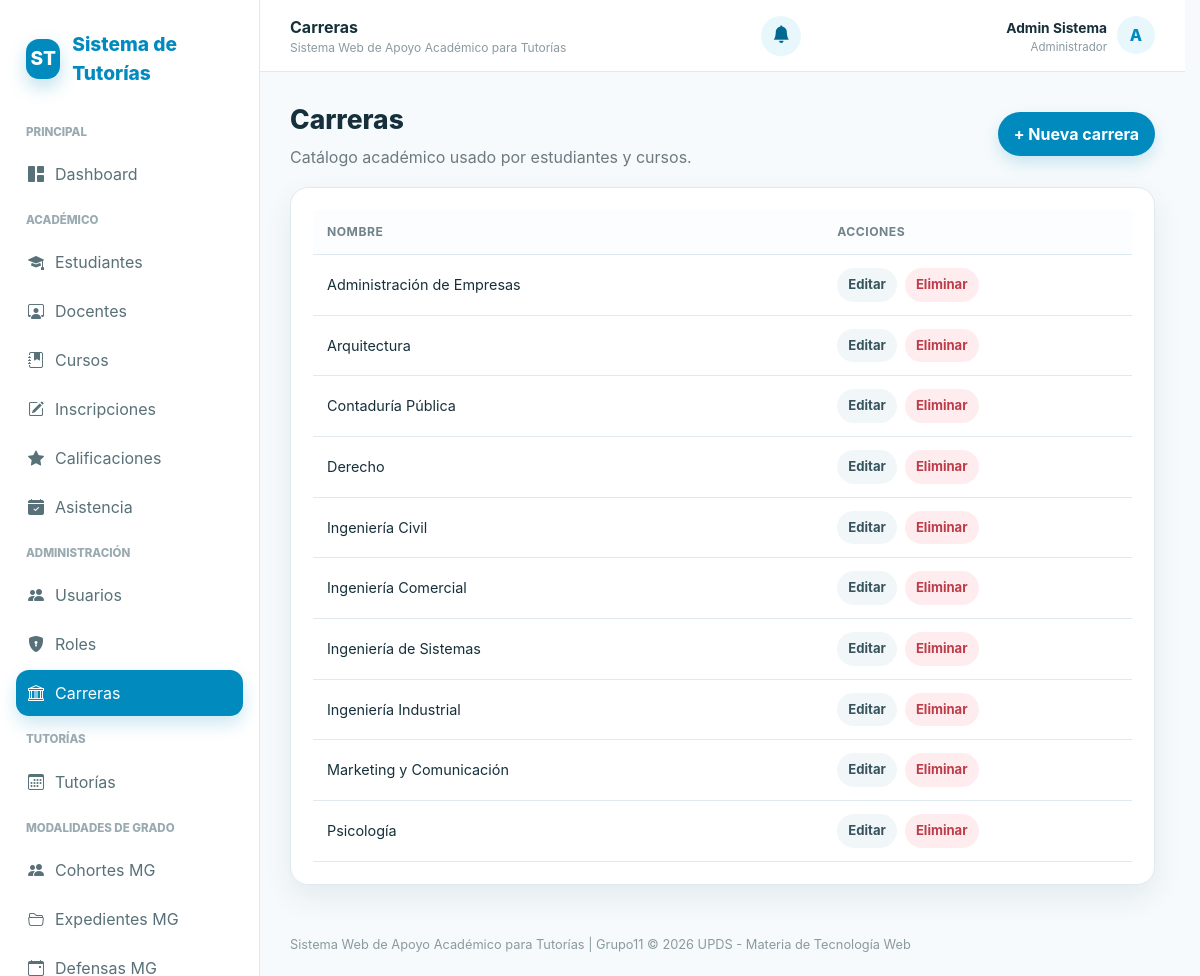
Screenshot of /controllers/carreras.php (signed in) with the database file from the repository.
### tables this page shows
CREATE TABLE carreras (
    id_carrera INT AUTO_INCREMENT PRIMARY KEY,
    nombre_carrera VARCHAR(150) NOT NULL UNIQUE
);

### controllers/carreras.php (called while the page is built, shortened)
<?php
require_once __DIR__.'/../config/conexion.php'; require_once __DIR__.'/../includes/seguridad.php'; require_role(['administrador']); require_once __DIR__.'/../models/CarreraModel.php';
$m=new CarreraModel($pdo);$id=(int)($_GET['id']??0);$accion=$_GET['accion']??'listar';$formError=null;
$registro=$id?$m->obtenerPorId($id):null;if($_SERVER['REQUEST_METHOD']==='POST'&&$formError)$registro=array_merge($registro??[],$_POST);$registros=$m->obtenerTodas();$tituloPagina='Carreras';require __DIR__.'/../views/carreras/index.php';

### models/CarreraModel.php (called while the page is built)
<?php class CarreraModel {private PDO $pdo;function __construct(PDO $pdo){$this->pdo=$pdo;}function obtenerTodas(){return $this->pdo->query('SELECT * FROM carreras ORDER BY nombre_carrera')->fetchAll();}function crear($d){$s=$this->pdo->prepare('INSERT INTO carreras(nombre_carrera) VALUES(?)');return $s->execute([$d['nombre_carrera']]);}function obtenerPorId($id){$s=$this->pdo->prepare('SELECT * FROM carreras WHERE id_carrera=?');$s->execute([$id]);return $s->fetch();}function editar($id,$d){$s=$this->pdo->prepare('UPDATE carreras SET nombre_carrera=? WHERE id_carrera=?');return $s->execute([$d['nombre_carrera'],$id]);}function eliminar($id){$s=$this->pdo->prepare('DELETE FROM carreras WHERE id_carrera=?');return $s->execute([$id]);}}

### includes/seguridad.php (called while the page is built, shortened)
<?php
function e($v): string { return htmlspecialchars((string) $v, ENT_QUOTES, 'UTF-8'); }

### views/carreras/index.php (the view, shortened to what this page needs)
<?php include __DIR__.'/../layouts/header.php';?><div class="toolbar"><div><h1 class="page-title">Carreras</h1><p class="subtitle">Catálogo académico usado por estudiantes y cursos.</p></div><a class="btn btn-primary" href="?accion=crear">+ Nueva carrera</a></div><div class="card"><div class="card-body"><div class="table-wrap"><table class="table"><thead><tr><th>Nombre</th><th>Acciones</th></tr></thead><tbody><?php foreach($registros as $r):?><tr><td><?=e($r['nombre_carrera'])?></td><td><div class="actions"><a class="btn btn-light btn-sm" href="?accion=editar&id=<?=$r['id_carrera']?>">Editar</a><form method="post"><button class="btn btn-danger btn-sm" data-confirm="¿Eliminar carrera?">Eliminar</button></form></div></td></tr><?php endforeach;?></tbody></table></div></div></div><?php include __DIR__.'/../layouts/footer.php';?>

### assets/css/style.css (style rules this page uses)
:root { --primary: #018abd; --primary-dark: #01698f; --primary-light: #e8f7fc; --primary-soft: #f1fbfe; --text: #16303b; --muted: #6c7a80; --bg: #f6fafc; --card: #ffffff; --border: #dfeaf0; --success: #18824a; --success-bg: #eaf8f0; --warning: #956f00; --warning-bg: #fff7df; --danger: #bd3c49; --danger-bg: #ffecee; --shadow: 0 12px 30px rgba(0, 45, 65, 0.08); --shadow-hover: 0 12px 28px rgba(1, 138, 189, 0.18); --radius: 18px; --pill: 999px; }
* { box-sizing: border-box; }
html { scroll-behavior: smooth; }
body { margin: 0; font-family: Inter, system-ui, -apple-system, BlinkMacSystemFont, "Segoe UI", sans-serif; background: var(--bg); color: var(--text); line-height: 1.5; }
a { color: inherit; text-decoration: none; }
button, input, select, textarea { font: inherit; }
button, a, input, select, textarea { -webkit-tap-highlight-color: transparent; }
.page-title { font-size: 1.65rem; font-weight: 800; margin: 0; }
.subtitle { color: var(--muted); margin: 5px 0 0; }
.toolbar { display: flex; gap: 14px; justify-content: space-between; align-items: center; flex-wrap: wrap; margin-bottom: 18px; }
.card { background: var(--card); border: 1px solid var(--border); border-radius: var(--radius); box-shadow: var(--shadow); }
.card-body { padding: 22px; }
.btn { border: 0; border-radius: var(--pill); padding: 10px 16px; font-weight: 700; cursor: pointer; display: inline-flex; align-items: center; justify-content: center; gap: 8px; transition: transform 0.2s ease, box-shadow 0.2s ease, background 0.2s ease, color 0.2s ease; }
.btn-primary { background: var(--primary); color: #ffffff; box-shadow: 0 7px 16px rgba(1, 138, 189, 0.18); }
.btn-light { background: #f1f6f8; color: #37545e; }
.btn-danger { background: var(--danger-bg); color: var(--danger); }
.btn-sm { padding: 7px 11px; font-size: 0.82rem; }
.actions { display: flex; gap: 8px; flex-wrap: wrap; align-items: center; }
.table-wrap { overflow-x: auto; }
.table { width: 100%; border-collapse: collapse; min-width: 900px; }
.table th, .table td { padding: 13px 14px; border-bottom: 1px solid var(--border); text-align: left; font-size: 0.9rem; vertical-align: middle; }
.table th { font-size: 0.76rem; text-transform: uppercase; letter-spacing: 0.04em; color: #71838a; background: #fbfdfe; }
html { scrollbar-gutter: stable; }

### rows the page displays
carreras: nombre_carrera "Administración de Empresas"
carreras: nombre_carrera "Arquitectura"
carreras: nombre_carrera "Contaduría Pública"
carreras: nombre_carrera "Derecho"
carreras: nombre_carrera "Ingeniería Civil"
carreras: nombre_carrera "Ingeniería Comercial"
carreras: nombre_carrera "Ingeniería de Sistemas"
carreras: nombre_carrera "Ingeniería Industrial"
carreras: nombre_carrera "Marketing y Comunicación"
carreras: nombre_carrera "Psicología"

### other values shown
$tituloPagina "Carreras"
$nombreUsuario "Admin Sistema"
$rolVisible "Administrador"
$inicialUsuario "A"
